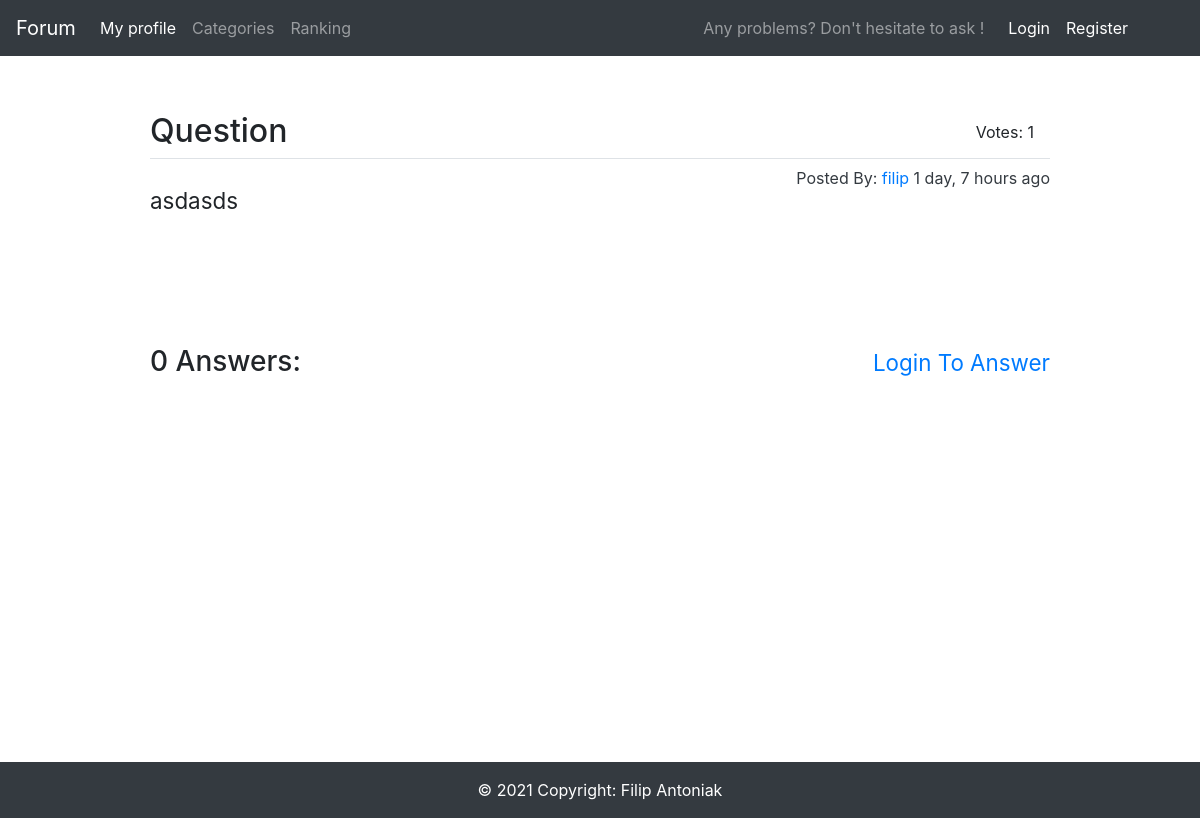
/57/, run on the app's committed database.
### main/models.py (models this page shows, shortened)
class Question(models.Model):
    question_text = models.CharField(max_length=100)
    question_subtext = models.TextField(max_length=500)
    pub_date = models.DateTimeField('date published')
    user = models.ForeignKey(User, on_delete=models.CASCADE, default=User.objects.get(pk=1).pk)
    votes = models.IntegerField(default=0)
    def get_date(self):
        return humanize.naturaltime(self.pub_date)

### main/views.py (the view, shortened to what this page needs)
# urls.py: path('<int:pk>/', views.DetailView.as_view(), name='detail'),
class DetailView(generic.FormView, generic.DetailView):
    form_class = CreateCommentForm
    template_name = 'main/detail.html'
    def get_queryset(self):
        try:
            messages.info(self.request, str(VoterUp.objects.filter(user=self.request.user).count()-VoterDown.objects.filter(user=self.request.user).count()))
        except:
            pass
        """
        Return the last five published questions (not including those set to be
        published in the future).
        """
        return Question.objects.filter(
            pub_date__lte=timezone.now()
        ).order_by('-pub_date')

### main/models.py (called while the page is built)
def return_date_time():
    now = timezone.now()
    return now + timezone.timedelta(days=1)

### main/templates/main/detail.html (shortened to what this page needs)
{% extends 'main/base.html' %}
{% block content %}
{% load crispy_forms_tags %}
<div class="float-right mr-3 mt-2">Votes: {{ question.votes }}</div>
<h2>{{ question.question_text }}</h2>
<a class="float-right" href="/profile/{{ question.user.username }}">
    <div class="text-dark mt-2">Posted By: <span class="text-primary">{{ question.user.username }}</span> {{ question.get_date }}</div>
</a>
<legend class="border-bottom"></legend>
<h3 class="w-75 mt-4 mb-5"><small>{{ question.question_subtext }}</small></h3>
<div class="mt-5 mb-5 p-3"></div>
{% if request.user.is_authenticated %}
    <h3 class="mt-5 mb-4">{{ question.comment_set.all.count }} Answers:</h3>
    <form method="POST">
        {% csrf_token %}
        <fieldset class="form-group">
            {{ form|crispy }}
        </fieldset>
        <div class="form-group">
            <button class="btn btn-outline-dark float-right" type="submit">Answer</button>
        </div>
        <small class="p-3"></small>
    </form>
{% else %}
    <h3 class="mt-5 mb-4">{{ question.comment_set.all.count }} Answers:
        <a class="float-right" href="/login/">
            <small class="text-primary mt-2">Login To Answer</small>
        </a>
    </h3>
{% endif %}
<div class="p-3"></div>
    {% block footer-class %} position-absolute w-100 {% endblock %}
{% endblock %}

### data on the page
Question: votes "1", question_text "Question", user.username "filip", get_date "1 day, 7 hours ago", question_subtext "asdasds", comment_set.all.count "0"
